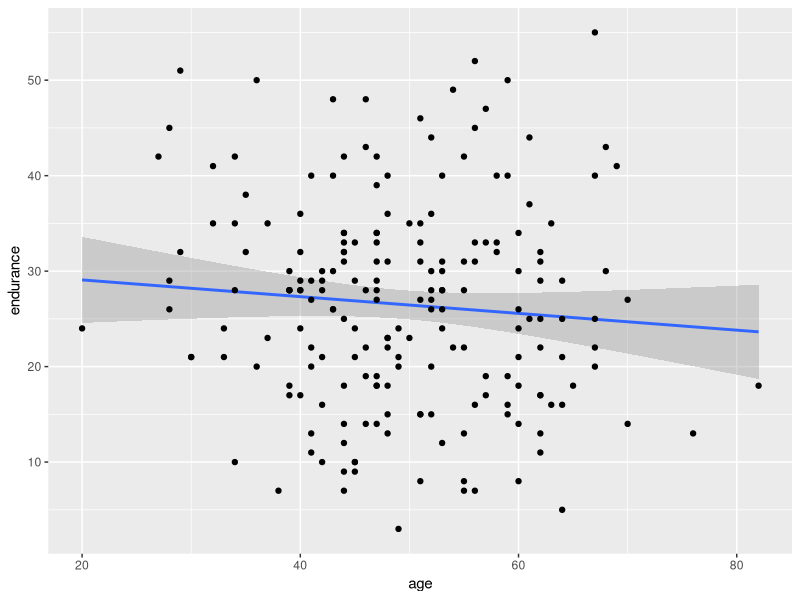
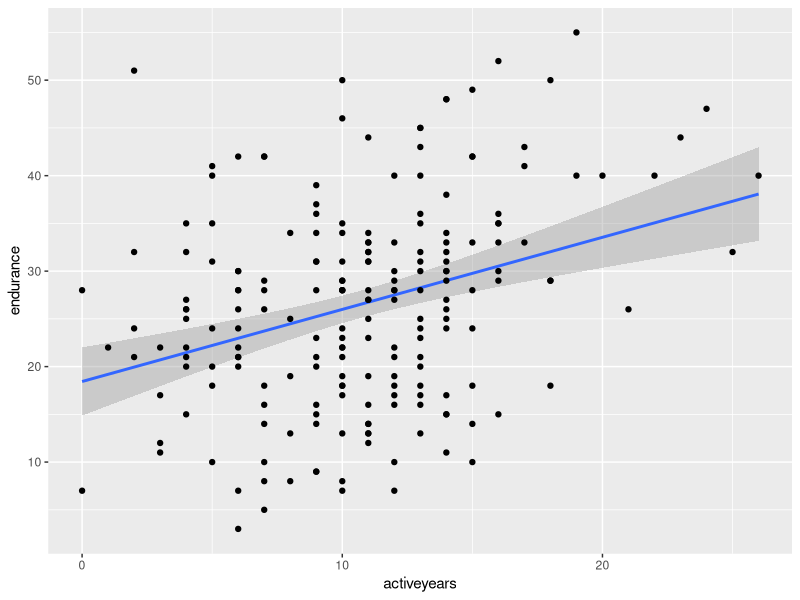
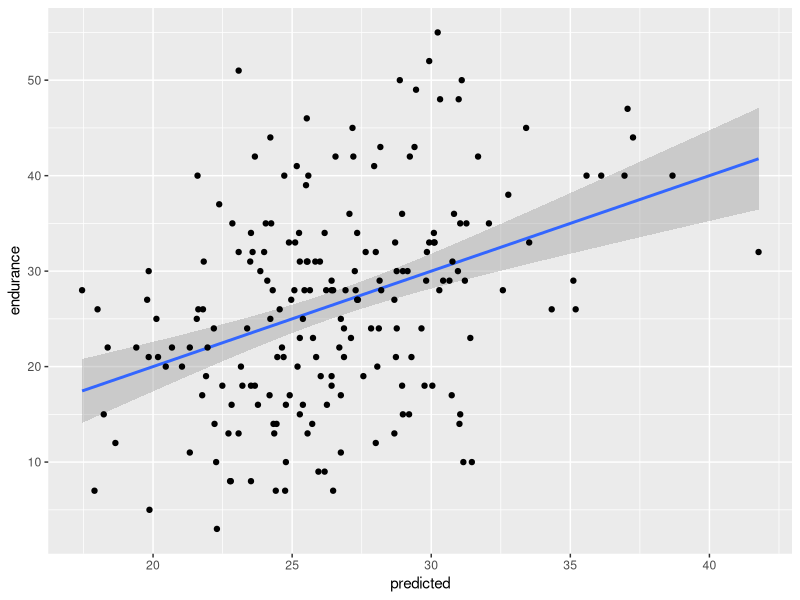

Recreate these plots in R, in order.
# Statistics One, 2013, Lab 5

# Lab goals
#   Read a datafile into R
#   Print summary statistics
#   Conduct correlation analyses, including NHSTs
#   Conduct regression analyses, emphasis on standard error, confidence intervals, and model comparison 

# Example
#   A correlational study investigating predictors of physcial endurance in adults
#     Outcome variable (Y) is physical endurance
#     Predictors (X) are age and number of years actively engaged in exercise/sports
#     Initial analyses assume a sample size of N = 200 
#     Analyses are then repeated with a sample size of N = 20

# Check your working directory
# getwd()
# If necessary, set your working directory
# setwd("/Volumes/Conway/R")

# If necessary, install packages
# install.packages("psych")
# install.packages("ggplot2")

# Load packages
library(psych)
library(ggplot2)
setwd("/home/joey/github/R/Coursera Statistics Princeton/")
# Read data into a dataframe called PE (physical endurance)
PE <- read.table("stats1_datafiles_Stats1.13.Lab.05.txt", header = T)

# If you want to view the data
View(PE)
# edit(PE)

# Summary statistics
describe(PE) 

# Illustration of standard error calculation
# Standard error = Standard deviation divided by the square root of sample size
# se = sd / sqrt(N)
table1 <- describe(PE)
table1
age.sd <- table1[2,4] # 2 row, 4 collumn
age.sd
age.n <- table1[2,2]
age.n # sample size
age.se <- table1[2,4] / sqrt(table1[2,2])
age.se
age.se == table1[2,13]

# Correlation analysis 
cor(PE[2:4]) 

# NHST for each correlation coefficient
cor.test(PE$age, PE$activeyears)
cor.test(PE$endurance, PE$activeyears)
cor.test(PE$endurance, PE$age)

# Save the correlations in a table to illustrate calculation of regression coefficients
table2 <- cor(PE[2:4])


# Regression analyses, unstandardized
model1 <- lm(PE$endurance ~ PE$age)
summary(model1)

# Illustration of calculation of regression coefficient (age and endurence)
# Regression coefficient = correlation coefficient * (standard deviation of Y / standard deviation of X)
# B = r * (sdy / sdx)
table2
table1[4,4]
table1[2,4]
table2[3,1]
model1.B <- table2[3,1] * (table1[4,4] / table1[2,4])
model1.B

# Illustration of calculation of standard error of the regression coefficient
# Standard error = Square root [ (Sums of Squares.Residual / (N - 2) ) / (Sums of Squares.X) ]
# se.B = sqrt[ (SS.resid / (N-2) ) / SS.X )]
table3 <- anova(model1)
table3
SS.resid <- table3[2,2]
SS.resid
df <- table3[2,1]
df
SS.X <- table3[1,2] + table3[2,2]
SS.X
se.B <- sqrt( (SS.resid / df) / SS.X) 
se.B

# Print 95% confidence interval for the regression coefficient
confint(model1) 

# Illustration of calculation of confidence interval
# Upper value = B + (tcrit * se.B) and Lower value = B - (tcrit * se.B)
tcrit <- qt(c(.025, .975), df = 198)
tcrit
interval <- -0.08772 + (tcrit*se.B)
interval

# Scatterplot with confidence interval around the regression line
ggplot(PE, aes(x = age, y = endurance)) + geom_smooth(method = "lm") + 
  geom_point() 
  
  
model2 <- lm(PE$endurance ~ PE$activeyears)
summary(model2)
confint(model2) #Prints 95% confidence intervals for the regression coefficients

ggplot(PE, aes(x = activeyears, y = endurance)) + geom_smooth(method = "lm") + 
  geom_point() 


model3 <- lm(PE$endurance ~ PE$age + PE$activeyears)
summary(model3)
confint(model3) # Prints 95% confidence intervals for the regression coefficients

# To visualize model3, save the predicted scores as a new variable and then plot with endurance
PE$predicted <- fitted(model3)

ggplot(PE, aes(x = predicted, y = endurance)) + geom_smooth(method = "lm") + 
  geom_point() 

  
# Conduct a model comparison NHST to compare the fit of model2 to the fit of model3
anova(model2, model3)


# Regression analyses, standardized
model1.z <- lm(scale(PE$endurance) ~ scale(PE$age))
summary(model1.z)
confint(model1.z)

model2.z <- lm(scale(PE$endurance) ~ scale(PE$activeyears))
summary(model2.z)
confint(model2.z)

model3.z <- lm(scale(PE$endurance) ~ scale(PE$age) + scale(PE$activeyears))
summary(model3.z)
confint(model3.z)

# Conduct a model comparison NHST to compare the fit of model2.z to the fit of model3.z
anova(model2.z, model3.z)
# Note that the F value and the p value are the same as from the unstandardized model comparison
anova(model2, model3)


# Now take a random subset of the data such that N = 20 
PE.20 <- PE[sample(nrow(PE), 20), ]

# Summary statistics
describe(PE.20) 

# Correlation analysis 
round(cor(PE.20[2:4]), 2) # Round to 2 decimal places 

cor.test(PE.20$age, PE.20$activeyears)
cor.test(PE.20$endurance, PE.20$activeyears)
cor.test(PE.20$endurance, PE.20$age)

# Regression analyses, unstandardized
model1.20 <- lm(PE.20$endurance ~ PE.20$age)
summary(model1.20)
confint(model1.20)
  
model2.20 <- lm(PE.20$endurance ~ PE.20$activeyears)
summary(model2.20)
confint(model2.20)

model3.20 <- lm(PE.20$endurance ~ PE.20$age + PE.20$activeyears)
summary(model3.20)
confint(model3.20)

# Conduct a model comparison NHST to compare the fit of model2.20 and model3.20
anova(model2.20, model3.20)

